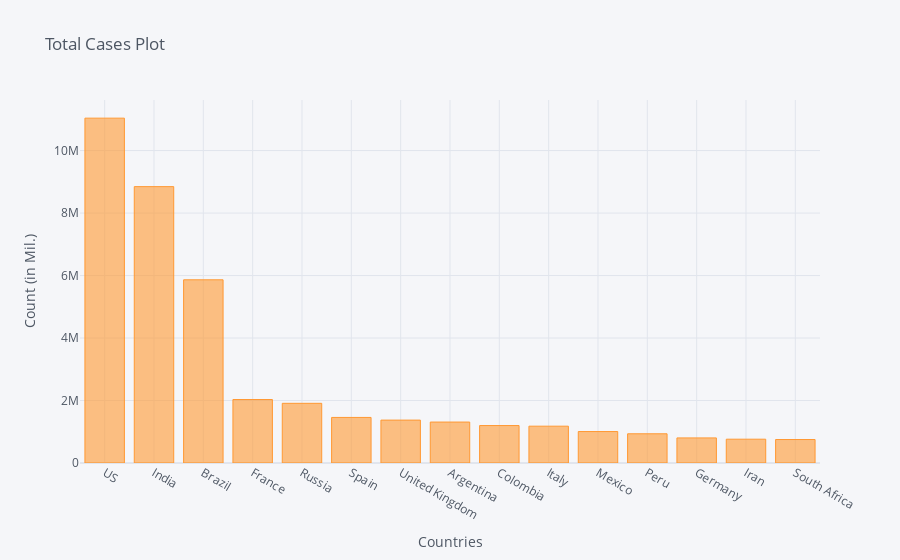

Source (notebook cell):
### Code cell
corona_dframe_agg_plot.iplot(kind='bar', x='Country/Region', y='11/15/20',
                             title='Total Cases Plot',xTitle='Countries',yTitle='Count (in Mil.)')

### Figure 1 — Plotly figure (JSON) as saved in the notebook; plotly's stock layout.template omitted (floating-point values rounded to 4 significant figures)
{"data": [{"marker": {"color": "rgba(255, 153, 51, 0.6)", "line": {"color": "rgba(255, 153, 51, 1.0)", "width": 1}}, "name": "11/15/20", "orientation": "v", "text": "", "type": "bar", "x": ["US", "India", "Brazil", "France", "Russia", "Spain", "United Kingdom", "Argentina", "Colombia", "Italy", "Mexico", "Peru", "Germany", "Iran", "South Africa"], "y": [11036935, 8845127, 5863093, 2031472, 1910149, 1458591, 1372884, 1310491, 1198746, 1178529, 1006522, 934899, 802946, 762068, 751024]}], "layout": {"legend": {"bgcolor": "#F5F6F9", "font": {"color": "#4D5663"}}, "paper_bgcolor": "#F5F6F9", "plot_bgcolor": "#F5F6F9", "title": {"font": {"color": "#4D5663"}, "text": "Total Cases Plot"}, "xaxis": {"gridcolor": "#E1E5ED", "showgrid": true, "tickfont": {"color": "#4D5663"}, "title": {"font": {"color": "#4D5663"}, "text": "Countries"}, "zerolinecolor": "#E1E5ED"}, "yaxis": {"gridcolor": "#E1E5ED", "showgrid": true, "tickfont": {"color": "#4D5663"}, "title": {"font": {"color": "#4D5663"}, "text": "Count (in Mil.)"}, "zerolinecolor": "#E1E5ED"}}}
